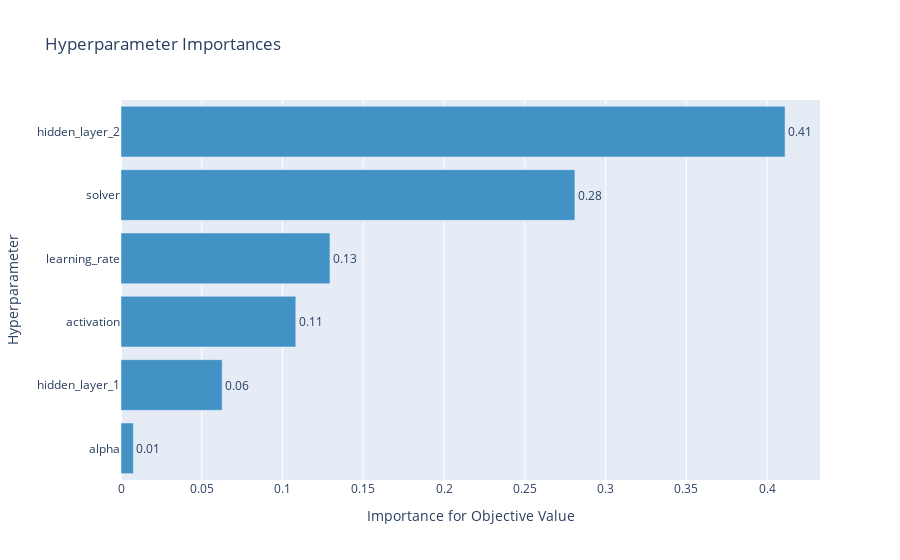

Write notebook code for a chart like this one.
### Code cell
plot_param_importances(study)

### Figure 1 — Plotly figure (JSON) as saved in the notebook; plotly's stock layout.template omitted (floating-point values rounded to 4 significant figures)
{"data": [{"cliponaxis": false, "hovertemplate": ["alpha (LogUniformDistribution): 0.007651195323612045<extra></extra>", "hidden_layer_1 (IntUniformDistribution): 0.06264076251549291<extra></extra>", "activation (CategoricalDistribution): 0.10821465441909021<extra></extra>", "learning_rate (CategoricalDistribution): 0.12937082539366082<extra></extra>", "solver (CategoricalDistribution): 0.2810056153280559<extra></extra>", "hidden_layer_2 (IntUniformDistribution): 0.41111694702008816<extra></extra>"], "marker": {"color": "rgb(66,146,198)"}, "orientation": "h", "text": ["0.007651195323612045", "0.06264076251549291", "0.10821465441909021", "0.12937082539366082", "0.2810056153280559", "0.41111694702008816"], "textposition": "outside", "texttemplate": "%{text:.2f}", "type": "bar", "x": [0.007651, 0.06264, 0.1082, 0.1294, 0.281, 0.4111], "y": ["alpha", "hidden_layer_1", "activation", "learning_rate", "solver", "hidden_layer_2"]}], "layout": {"showlegend": false, "title": {"text": "Hyperparameter Importances"}, "xaxis": {"title": {"text": "Importance for Objective Value"}}, "yaxis": {"title": {"text": "Hyperparameter"}}}}
